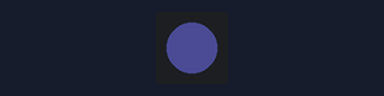
This program was run on a simulated ESP32 board running MicroPython. On the bench: 1 RGB LEDs in strip order, left to right. Dim RGB values are drawn brighter than linear. At 1.5 s the program stops and its outputs stay as they are.

Above: at 0.2 s.
At 0.7 s:
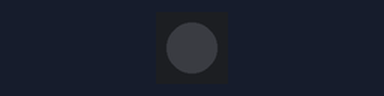
Timing chart, 0 to 3.0 s (numbered marks = the images above):
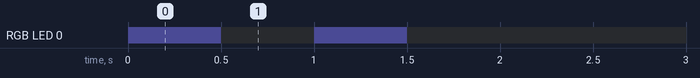

Measured:
- by itself, RGB LED 0: alternates RGB(10, 10, 20) for 0.50 s and off for 0.50 s, 4 changes in all, then stays off

The program:

led_test.py
```python
from machine import Pin
import neopixel
import time


led=Pin(38,Pin.OUT) # pin 38
np=neopixel.NeoPixel(led,1)


def lightOn():
    np[0]=(10,10,20)
    np.write()

def lightOff():
    np[0]=(0,0,0)
    np.write()

lightOn()
time.sleep_ms(500)
lightOff()
time.sleep_ms(500)
lightOn()
time.sleep_ms(500)
lightOff()
```
